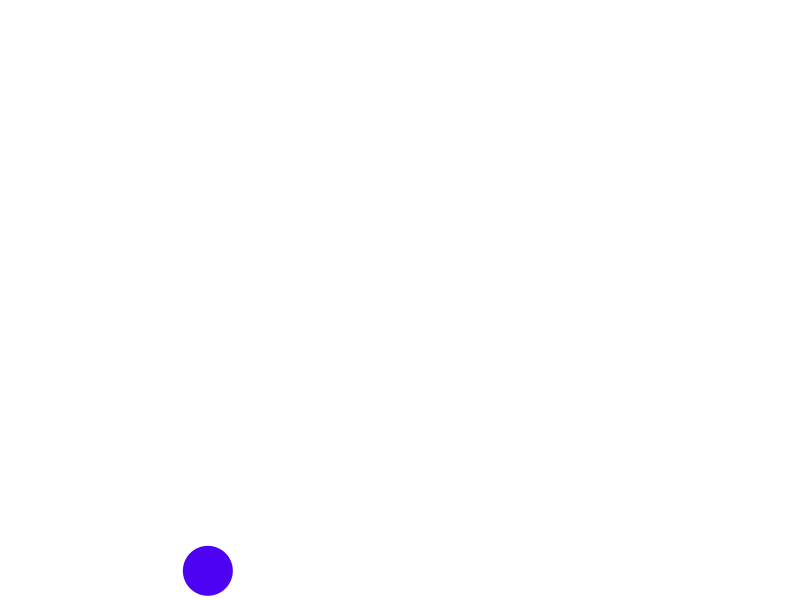
Frame 1 (no input)
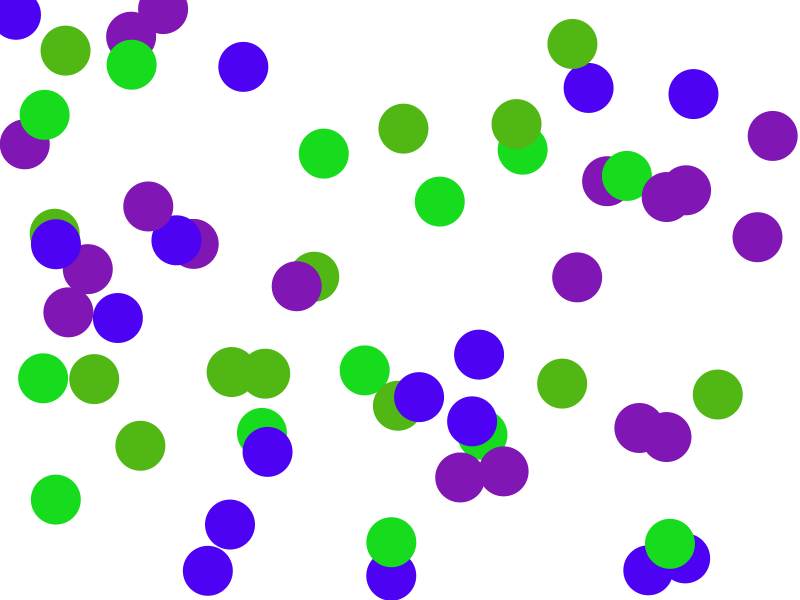
Frame 60 (the mouse pressed at the canvas centre just before this capture)
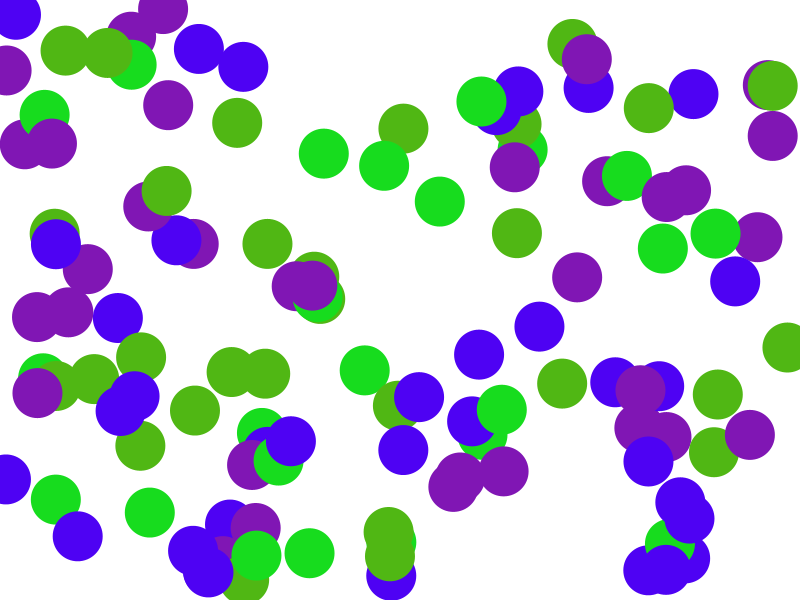
Frame 120 (the mouse held since frame 60 and released just before this capture)

The Processing sketch that drew these frames (run headless with seeded random() and noise(); from frame 60 on, the mouse is pressed at the canvas centre):

// Processing sketch: colorPalette_1
// ── colorPalette_1.pde
color[] colors;

void setup() {
  size(800, 600);
  smooth();
  background(255);
  
  colors = new color[4];
  colors[0] = color(128,22,180);
  colors[1] = color(23,220,30);
  colors[2] = color(78,2,243);
  colors[3] = color(80,183,20);
}


void draw() {

  int index = int(random(colors.length));
  color col = colors[index];

  float d = 50;
  float x = random(width);
  float y = random(height);
  noStroke();
  fill(col);
  ellipse(x, y, d, d);
}
